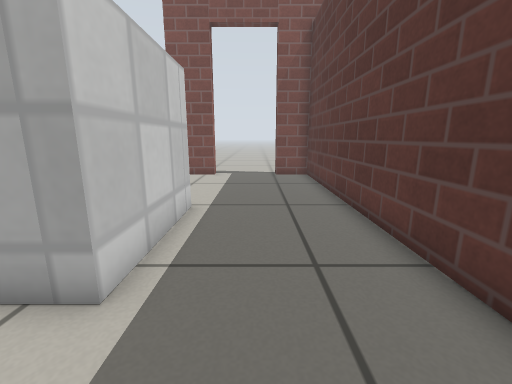
view 1 (above)

12 first-person views from a walk through a robot-simulator world made for Gazebo. The camera is 0.53 m above the floor, tilts 12° down and sees 90° across. The floor is counted in squares, 0.25 m on a side. Each view is taken from the middle of a square. On the plan, view 1 faces up. The plan holds only what a view shows up to about 16 squares ahead; the rest is blank. Simple patterns stand in for the simulator's built-in surfaces.

view 2
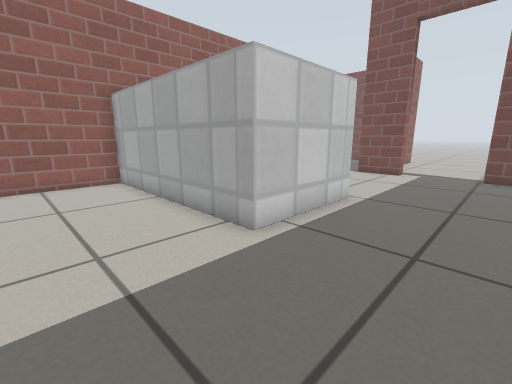

view 3
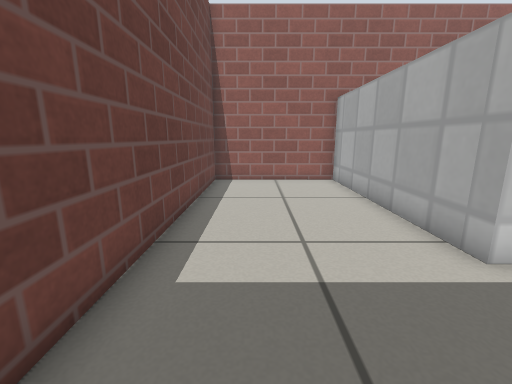

view 4
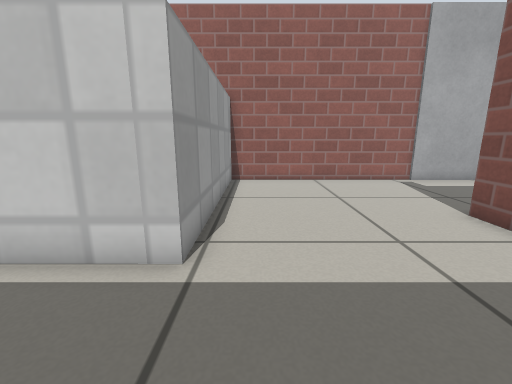

view 5
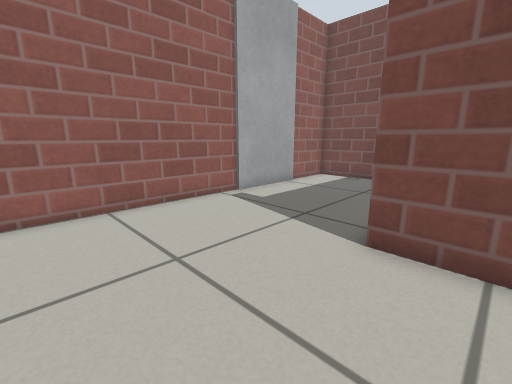

view 6
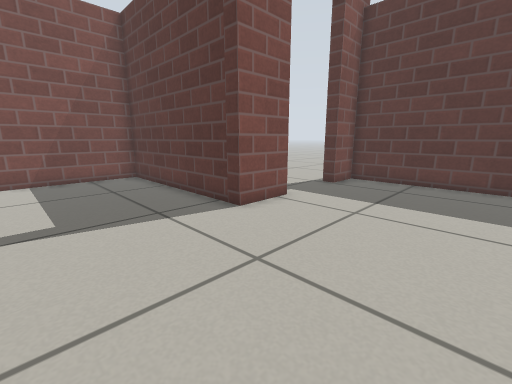

view 7
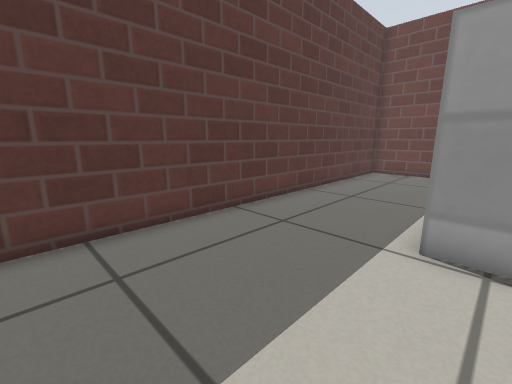

view 8
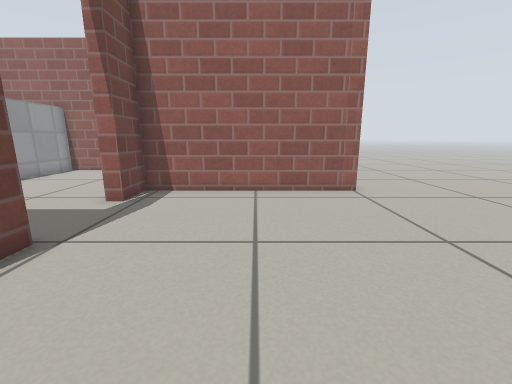

view 9
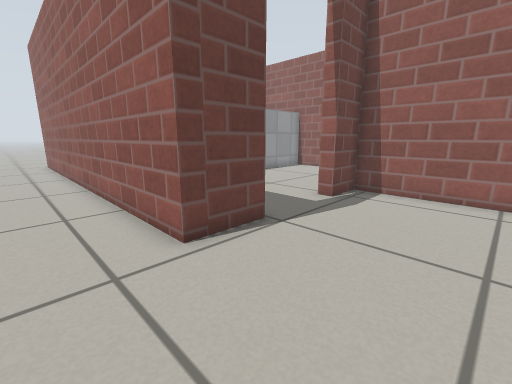

view 10
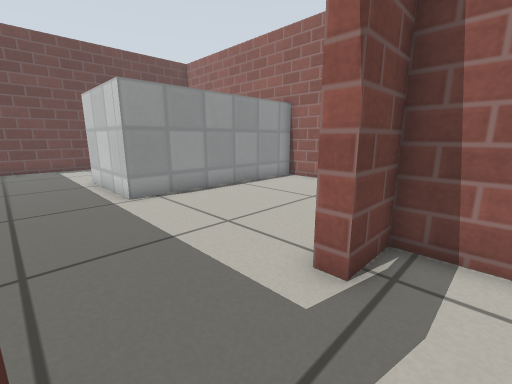

view 11
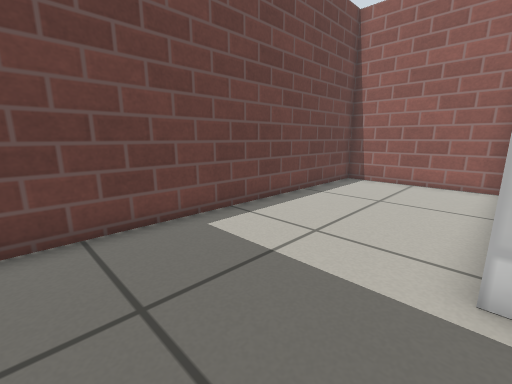

view 12
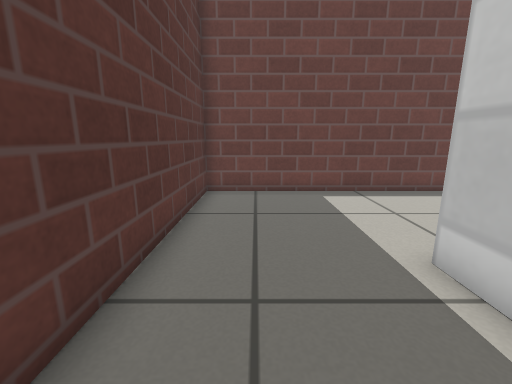

### Floor plan
Points are (right, up) in squares from view 1. A wall is a line through its corners. A room is listed if a view was taken in it or the views show most of it. See-through windows are left out.
Room 1 (views 1, 2, 3, 4, 5, 6, 7, 11, 12)
walls: (-2.4, 14.9) (-4.8, 14.9) (-4.8, 23.5) (-11, 23.4) (-11, 20.7); (-11, 17) (-11, 7.8) (-2, 7.7) (-2, 2.9) (-11, 2.9) (-11, -3.1) (3, -3.1) (3, 14.9) (1.2, 14.9)
ways out: open door at (-0.5, 15) to room 2
Room 2 (views 8, 9, 10)
walls: (1.2, 15.5) (3.6, 15.5) (3.6, -1); (-4.2, 24.1) (-4.2, 15.5) (-2.4, 15.5)
ways out: open door at (-0.5, 15) to room 1
objects: door leaf (-11, 18) to (-11, 20)

Where each view was taken, in squares from view 1:
view 1: 0 up, 0 right, facing up
view 2: 1 down, 2 right, facing up-left
view 3: 1 down, 2 right, facing left
view 4: 9 up, 2 right, facing left
view 5: 10 up, 3 left, facing up-left
view 6: 9 up, 10 left, facing up-right
view 7: 13 up, 3 left, facing down-right
view 8: 20 up, 6 right, facing left
view 9: 20 up, 6 right, facing down-left
view 10: 17 up, 1 right, facing down-left
view 11: 3 up, 2 right, facing down-left
view 12: 7 up, 1 right, facing down
